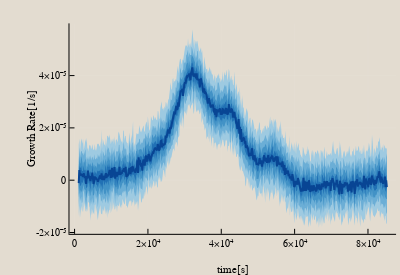

Write notebook code for a chart like this one.
### Code cell
predictive_regression(g_sample_Stack, range(minimum(t), stop=maximum(t), length=500),kwargs=Dict{Any,Any}(:xlabel=>"time[s]", :ylabel=>"Growth Rate[1/s]"))

### Figure 1 — Plotly figure (JSON) as saved in the notebook; plotly's stock layout.template omitted (floating-point values rounded to 4 significant figures; data arrays with more than 128 entries replaced by an {"elided": "..."} marker saying what was removed)
{"data": [{"fill": "tozeroy", "fillcolor": "rgba(158, 202, 225, 1.000)", "hoverinfo": "none", "legendgroup": "y1", "line": {"color": "rgba(0, 0, 0, 0.000)", "dash": "solid", "width": 0}, "mode": "lines", "name": "y1", "showlegend": true, "type": "scatter", "x": {"elided": "1001 float values"}, "xaxis": "x1", "y": {"elided": "1001 float values"}, "yaxis": "y1"}, {"fill": "tozeroy", "fillcolor": "rgba(107, 174, 214, 1.000)", "hoverinfo": "none", "legendgroup": "y2", "line": {"color": "rgba(0, 0, 0, 0.000)", "dash": "solid", "width": 0}, "mode": "lines", "name": "y2", "showlegend": true, "type": "scatter", "x": {"elided": "1001 float values"}, "xaxis": "x1", "y": {"elided": "1001 float values"}, "yaxis": "y1"}, {"fill": "tozeroy", "fillcolor": "rgba(66, 146, 198, 1.000)", "hoverinfo": "none", "legendgroup": "y3", "line": {"color": "rgba(0, 0, 0, 0.000)", "dash": "solid", "width": 0}, "mode": "lines", "name": "y3", "showlegend": true, "type": "scatter", "x": {"elided": "1001 float values"}, "xaxis": "x1", "y": {"elided": "1001 float values"}, "yaxis": "y1"}, {"fill": "tozeroy", "fillcolor": "rgba(33, 113, 181, 1.000)", "hoverinfo": "none", "legendgroup": "y4", "line": {"color": "rgba(0, 0, 0, 0.000)", "dash": "solid", "width": 0}, "mode": "lines", "name": "y4", "showlegend": true, "type": "scatter", "x": {"elided": "1001 float values"}, "xaxis": "x1", "y": {"elided": "1001 float values"}, "yaxis": "y1"}, {"colorbar": {"title": ""}, "legendgroup": "y5", "line": {"color": "rgba(8, 69, 148, 1.000)", "dash": "solid", "shape": "linear", "width": 2}, "mode": "lines", "name": "y5", "showlegend": true, "type": "scatter", "x": {"elided": "500 float values"}, "xaxis": "x1", "y": {"elided": "500 float values"}, "yaxis": "y1", "zmax": null, "zmin": null}], "layout": {"annotations": [], "height": 275, "margin": {"b": 20, "l": 0, "r": 0, "t": 20}, "paper_bgcolor": "rgba(227, 220, 208, 1.000)", "plot_bgcolor": "rgba(227, 220, 208, 1.000)", "showlegend": false, "width": 400, "xaxis": {"anchor": "y1", "domain": [0.1737, 0.9902], "gridcolor": "rgba(255, 255, 255, 0.100)", "gridwidth": 0.5, "linecolor": "rgba(0, 0, 0, 1.000)", "mirror": false, "range": [-1383, 87657], "showgrid": true, "showline": true, "showticklabels": true, "tickangle": 0, "tickcolor": "rgb(0, 0, 0)", "tickfont": {"color": "rgba(0, 0, 0, 1.000)", "family": "Lucida Sans Unicode", "size": 10}, "tickmode": "array", "ticks": "inside", "ticktext": ["0", "2×10⁴", "4×10⁴", "6×10⁴", "8×10⁴"], "tickvals": [0, 20000, 40000, 60000, 80000], "title": "time[s]", "titlefont": {"color": "rgba(0, 0, 0, 1.000)", "family": "Lucida Sans Unicode", "size": 11}, "type": "-", "visible": true, "zeroline": false, "zerolinecolor": "rgba(0, 0, 0, 1.000)"}, "yaxis": {"anchor": "x1", "domain": [0.09007, 0.9857], "gridcolor": "rgba(255, 255, 255, 0.100)", "gridwidth": 0.5, "linecolor": "rgba(0, 0, 0, 1.000)", "mirror": false, "range": [-2.051e-05, 5.997e-05], "showgrid": true, "showline": true, "showticklabels": true, "tickangle": 0, "tickcolor": "rgb(0, 0, 0)", "tickfont": {"color": "rgba(0, 0, 0, 1.000)", "family": "Lucida Sans Unicode", "size": 10}, "tickmode": "array", "ticks": "inside", "ticktext": ["-2×10⁻⁵", "0", "2×10⁻⁵", "4×10⁻⁵"], "tickvals": [-2e-05, 0, 2e-05, 4e-05], "title": "Growth Rate[1/s]", "titlefont": {"color": "rgba(0, 0, 0, 1.000)", "family": "Lucida Sans Unicode", "size": 11}, "type": "-", "visible": true, "zeroline": false, "zerolinecolor": "rgba(0, 0, 0, 1.000)"}}}
